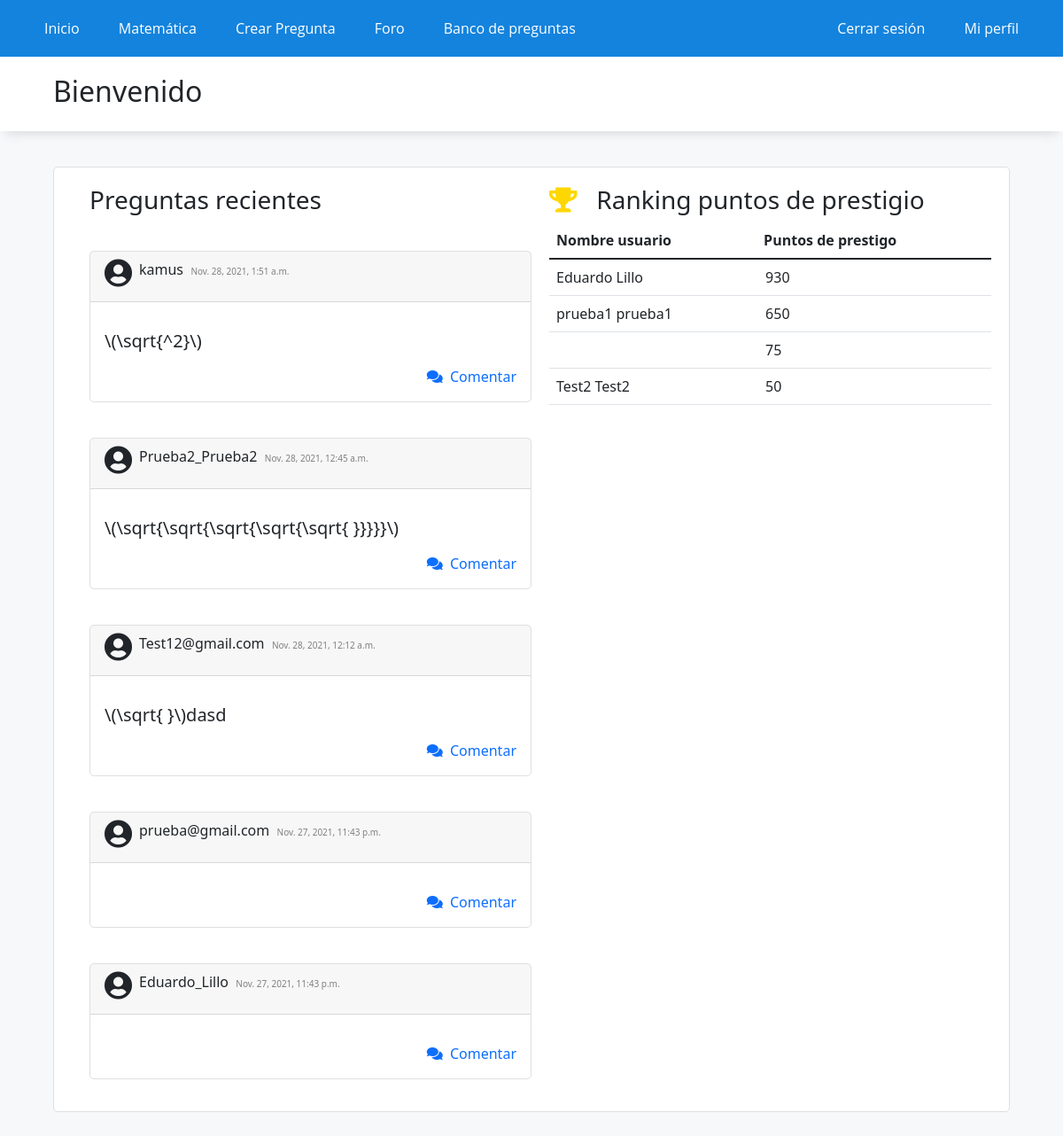
Page /home/ (signed in) on the earlier database version.
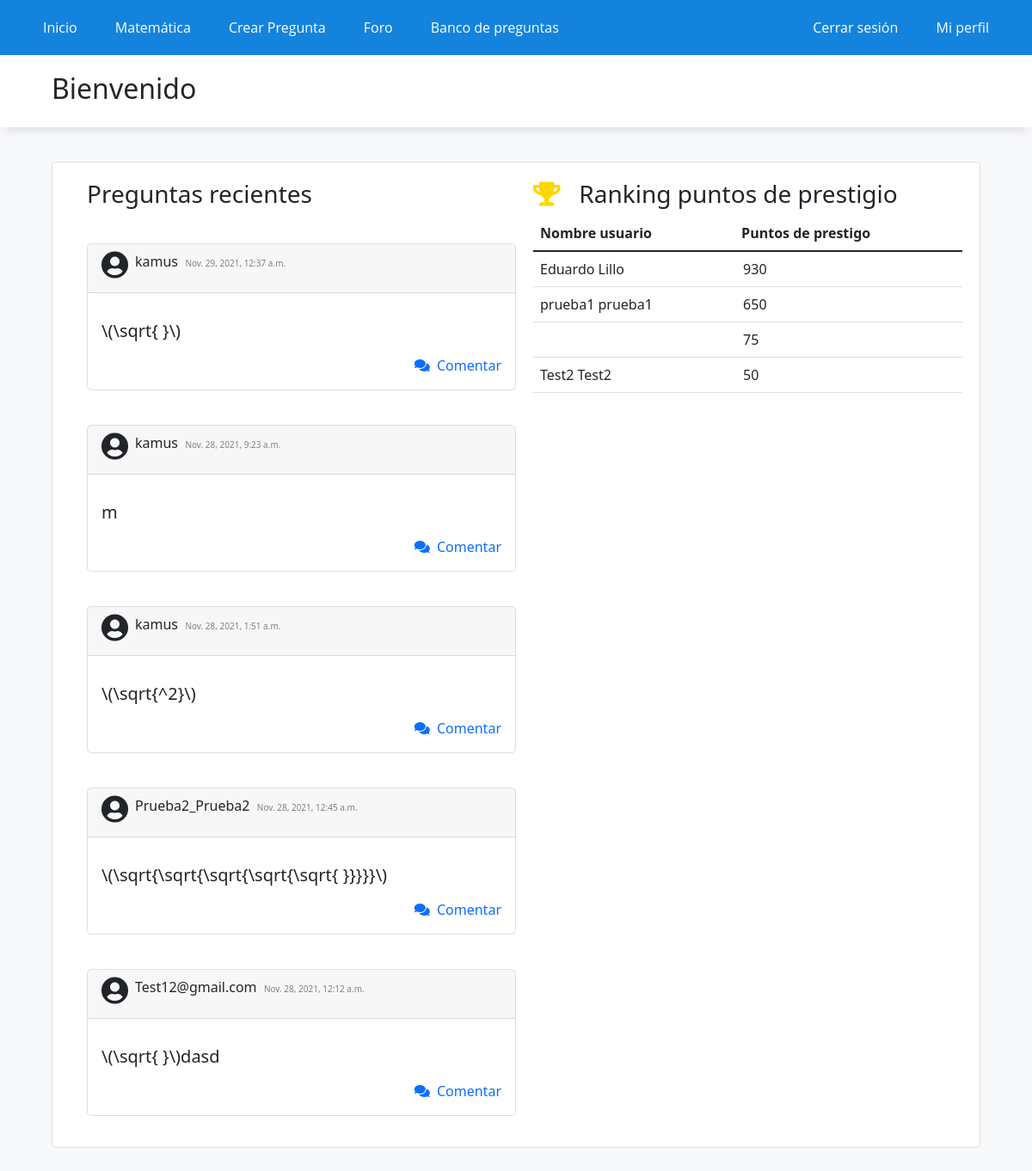
Same page on the later database version.
### WebApp/models.py (models this page shows, shortened)
class PostForo(models.Model):
    usuario = models.ForeignKey(settings.AUTH_USER_MODEL, on_delete=models.CASCADE)
    sigla = models.CharField(max_length=7, choices=siglas)
    texto = models.TextField()
    slug = models.SlugField(unique=True, blank=True)
    tiempo = models.DateTimeField(auto_now_add=True)
    class Meta:
        ordering = ['-tiempo']

### WebApp/views.py (the view)
# urls.py: path('home/',home,name='home'),
def home(request):
    puntos_usuarios = profile.objects.order_by('-punctuation')
    if len(puntos_usuarios) > 10:
        puntos_usuarios = puntos_usuarios[:10]
    name = ''
    if request.user.is_authenticated:
        nombre_usuario = request.user.first_name
        appelido_usuario = request.user.last_name
        name = nombre_usuario + " " + appelido_usuario
    top = []
    for usuario in puntos_usuarios:
        id_usuario = usuario.name_id
        puntuacion = usuario.punctuation
        nombre = User.objects.get(id=id_usuario).first_name
        apellido = User.objects.get(id=id_usuario).last_name
        nombre_completo = nombre + ' ' + apellido
        top.append((nombre_completo,puntuacion))
    post = PostForo.objects.all()[:5]
    data = {
        'name': name,
        'top': top,
        'post': post,
    }
    return render(request,'app/index.html',data)

### WebApp/templates/app/index.html (shortened to what this page needs)
{% extends 'app/base.html' %}
{% load static %}
{% block contenido %}
<div class="titulo">
    <h2>Bienvenido <p id="mostrarNombre">{{name}}</p>
    </h2>
</div>
<div class="elContenedor">
<div class="flex-index">
    <div style="margin-left: 30px;">
            <h3>Preguntas recientes</h3>
            {% for p in post %}
            <div class="preguntas mb-3" style="max-width: 500px;">
                <div class="card-header"><i style="float: left; "class="svg-inline--fa fas fa-user-circle fa-2x">&nbsp;</i> <p style="display: inline-block; ">{{p.usuario}}</p> &nbsp;<h7 style="color: gray; font-size: 10px;">{{p.tiempo}}</h7></div>
                <div class="card-body">
                    <p class="card-text">
                            <h5 href=>{{p.texto}}</h5>
                        </p>
                    <a style="text-decoration: none; " href="/post_id/{{p.id}}/">
                        <div class="comentar" style="text-align: right;"><i class="fas fa-comments "></i>&nbsp;&nbsp;Comentar</div>
                    </a>
                </div>
            </div>
            {% endfor %}
        </div>
        <div>
            <h3> <i class="fas fa-trophy" style="color: gold;"></i> &nbsp; Ranking puntos de prestigio</h3>
            <table class="table">
                <thead>
                    <tr>
                        <th scope="col">Nombre usuario </th>
                        <th scope="col">Puntos de prestigo</th>
                    </tr>
                </thead>
                {% for u in top %}
                <thbody>
                    <tr>
                        <td> {{u.0}}</td>
                        <td style="padding-left: 10px;"> {{u.1}}</td>
                    </tr>
                </thbody>
                {% endfor %}
            </table>
        </div>
    </div>
</div>
{% endblock %}

Differences in the rows shown:
no longer on this page (row unchanged): PostForo: usuario "prueba@gmail.com", tiempo "Nov. 27, 2021, 11:43 p.m."
no longer on this page (row unchanged): PostForo: usuario "Eduardo_Lillo", tiempo "Nov. 27, 2021, 11:43 p.m."
added PostForo: usuario "kamus", tiempo "Nov. 29, 2021, 12:37 a.m.", texto "\\(\\sqrt{ }\\)"
added PostForo: usuario "kamus", tiempo "Nov. 28, 2021, 9:23 a.m.", texto "m"
